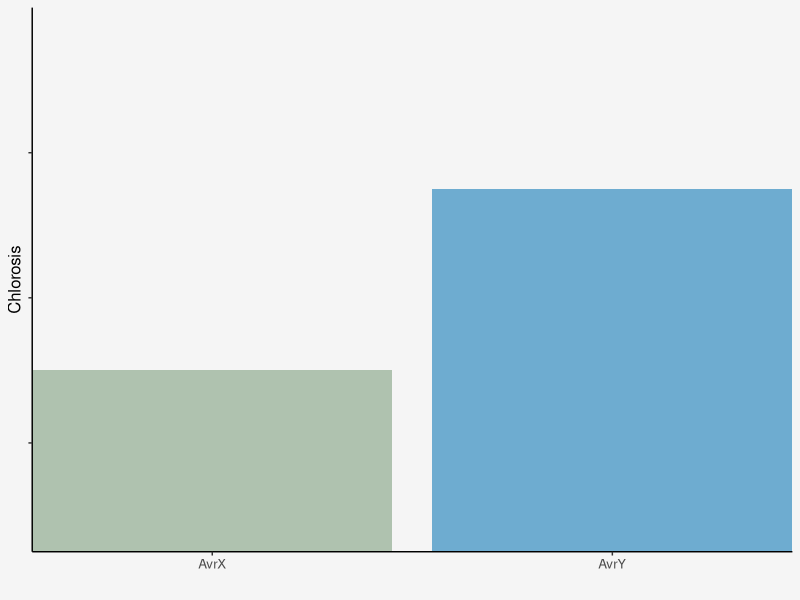
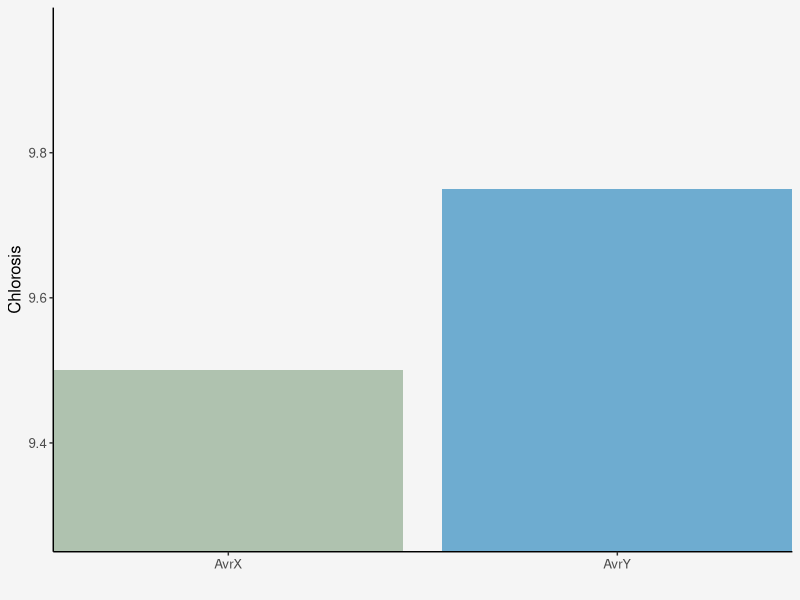
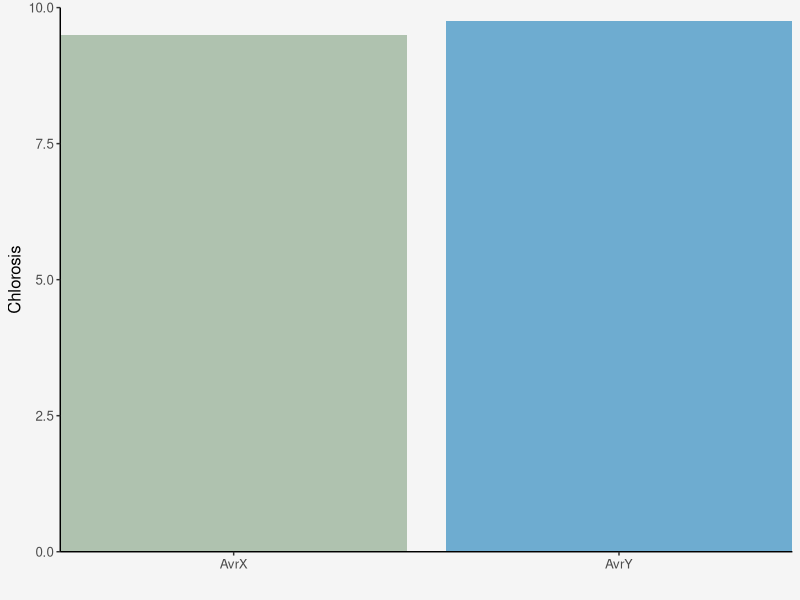
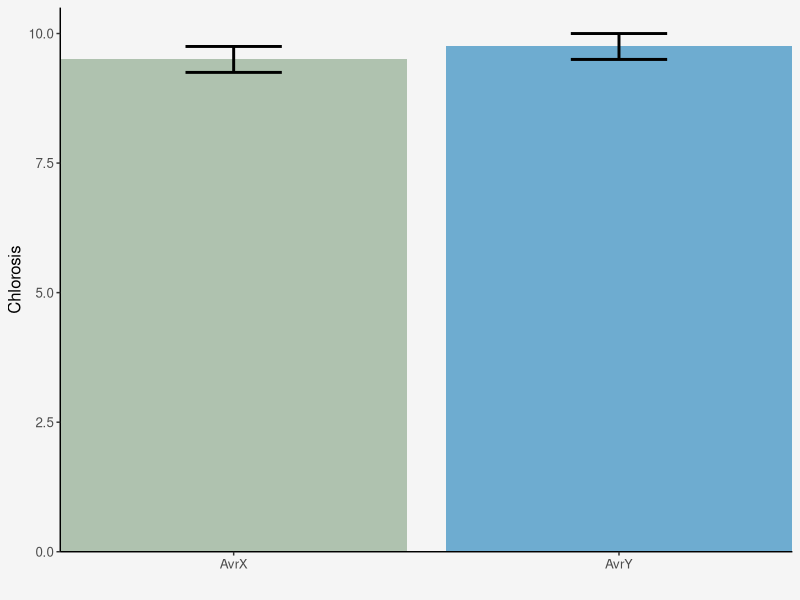

Generate these figures, in order, with R:
## ---- chunk 1
# Package imports
library(ggplot2)

# BG color for plots - should match .figure and .caption classes in rmd_style.css
figbg = "whitesmoke"

# Colour scheme for misleading data
colors <- c("#779977", "#E69F00", "#56B4E9", "#009E73", "#F0E442", "#0072B2", "#D55E00", "#CC79A7", "#CCCCCC")

# Misleading data
mean = c(9.5, 9.75)
sd = c(.25, .25)
key = c("AvrX", "AvrY")

misleading_data_bar = data.frame(mean, sd, key)
misleading_data_bar$sd_min = mean - sd
misleading_data_bar$sd_max = mean + sd
## ---- chunk 2
#| label: fig-misleading-01

data.barplot1 = ggplot(misleading_data_bar, aes(x = key, y = mean)) +
  geom_bar(stat = "identity", aes(fill = key, alpha = .5)) +
  #geom_errorbar(aes(ymin = sd_min, ymax = sd_max), width = 0.25, lwd=1) +
  coord_cartesian(ylim=c(9.25, 10), expand = FALSE) +
  scale_fill_manual(values = c(colors[[1]], colors[[6]])) +
  xlab("") +
  ylab("Chlorosis") +
  theme_classic() +
  theme(axis.line.y = element_line(), legend.position = "none", legend.key = element_blank(),
        text=element_text(size=12), panel.grid.major = element_blank(), panel.grid.minor = element_blank(),
        legend.title = element_blank(), axis.text.y = element_blank(),
        panel.background = element_rect(fill = figbg, color = figbg),
        plot.background = element_rect(fill = figbg, color = figbg))

data.barplot1
## ---- chunk 3
#| label: fig-misleading-02

data.barplot2 = ggplot(misleading_data_bar, aes(x = key, y = mean)) +
  geom_bar(stat = "identity", aes(fill = key, alpha = .5)) +
  #geom_errorbar(aes(ymin = sd_min, ymax = sd_max), width = 0.25, lwd=1) +
  coord_cartesian(ylim=c(9.25, 10), expand = FALSE) +
  scale_fill_manual(values = c(colors[[1]], colors[[6]])) +
  xlab("") +
  ylab("Chlorosis") +
  theme_classic() +
  theme(axis.line.y = element_line(), legend.position = "none", legend.key = element_blank(),
        text=element_text(size=12), panel.grid.major = element_blank(), panel.grid.minor = element_blank(),
        legend.title = element_blank(),
        panel.background = element_rect(fill = figbg, color = figbg),
        plot.background = element_rect(fill = figbg, color = figbg))

data.barplot2
## ---- chunk 4
#| label: fig-misleading-03

data.barplot3 = ggplot(misleading_data_bar, aes(x = key, y = mean)) +
  geom_bar(stat = "identity", aes(fill = key, alpha = .5)) +
  #geom_errorbar(aes(ymin = sd_min, ymax = sd_max), width = 0.25, lwd=1) +
  coord_cartesian(ylim=c(0, 10), expand = FALSE) +
  scale_fill_manual(values = c(colors[[1]], colors[[6]])) +
  xlab("") +
  ylab("Chlorosis") +
  theme_classic() +
  theme(axis.line.y = element_line(), legend.position = "none", legend.key = element_blank(),
        text=element_text(size=12), panel.grid.major = element_blank(), panel.grid.minor = element_blank(),
        legend.title = element_blank(),
        panel.background = element_rect(fill = figbg, color = figbg),
        plot.background = element_rect(fill = figbg, color = figbg))

data.barplot3
## ---- chunk 5
#| label: fig-misleading-04

data.barplot4 = ggplot(misleading_data_bar, aes(x = key, y = mean)) +
  geom_bar(stat = "identity", aes(fill = key, alpha = .5)) +
  geom_errorbar(aes(ymin = sd_min, ymax = sd_max), width = 0.25, lwd=1) +
  coord_cartesian(ylim=c(0, 10.5), expand = FALSE) +
  scale_fill_manual(values = c(colors[[1]], colors[[6]])) +
  xlab("") +
  ylab("Chlorosis") +
  theme_classic() +
  theme(axis.line.y = element_line(), legend.position = "none", legend.key = element_blank(),
        text=element_text(size=12), panel.grid.major = element_blank(), panel.grid.minor = element_blank(),
        legend.title = element_blank(),
        panel.background = element_rect(fill = figbg, color = figbg),
        plot.background = element_rect(fill = figbg, color = figbg))

data.barplot4
